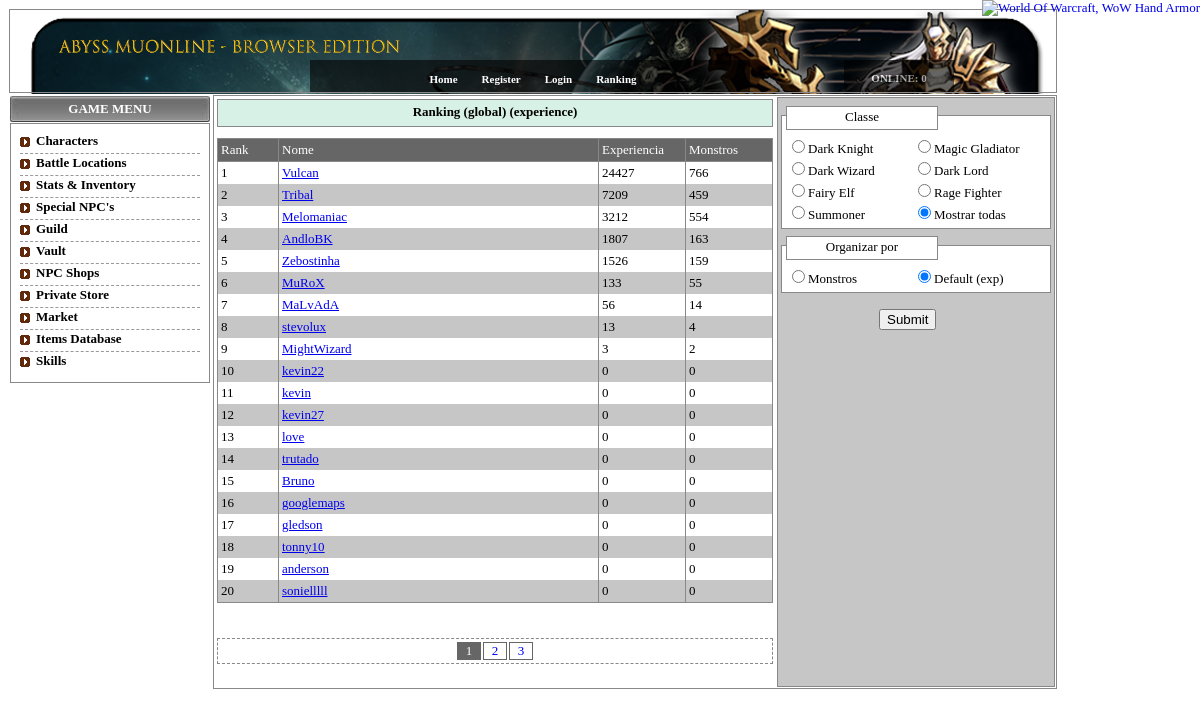
/ranking.php, run on the app's committed database.
### tables this page shows
CREATE TABLE IF NOT EXISTS `characters` (
  `id` int(11) NOT NULL AUTO_INCREMENT,
  `owner` int(11) DEFAULT NULL,
  `name` varchar(20) DEFAULT NULL,
  `class` int(11) DEFAULT NULL,
  `level` int(11) DEFAULT NULL,
  `strength` int(11) DEFAULT NULL,
  `agility` int(11) DEFAULT NULL,
  `stamina` int(11) DEFAULT NULL,
  `energy` int(11) DEFAULT NULL,
  `points` int(11) DEFAULT NULL,
  `fruits` int(11) DEFAULT NULL,
  `skills` mediumtext,
  `experience` int(25) DEFAULT NULL,
  `hp_cur` int(11) DEFAULT NULL,
  `mp_cur` int(11) DEFAULT NULL,
  `inventory` mediumtext,
  `equipment` mediumtext,
  `monsters` int(11) DEFAULT NULL,
  `guild` int(11) DEFAULT NULL,
  PRIMARY KEY (`id`),
  UNIQUE KEY `id` (`id`)
);

### ranking.php (the view, shortened to what this page needs)
<?php
include('function.login.php');
if(isset($_GET['req_class']))
$req_class = $_GET['req_class'];
else
$req_class = 'all';
if(isset($_GET['order_by']))
$order_by = $_GET['order_by'];
else
$order_by = 'experience';
$query = "SELECT * FROM characters";
$sql = "SELECT COUNT(*) FROM characters";
$query = $query." ORDER BY $order_by DESC";
$result = mysql_query($sql, $conn) or trigger_error("SQL", E_USER_ERROR);
$r = mysql_fetch_row($result);
$numrows = $r[0];
$rowsperpage = 20;
$totalpages = ceil($numrows / $rowsperpage);
if (isset($_GET['page']) && is_numeric($_GET['page']))
$currentpage = (int) $_GET['page'];
else
$currentpage = 1;
$offset = ($currentpage - 1) * $rowsperpage;
$query = $query." LIMIT $offset, $rowsperpage";
$result = mysql_query($query,$conn);
?>
<!DOCTYPE html PUBLIC "-//W3C//DTD XHTML 1.0 Strict//EN">
<html>
<head>
<link href="common.css" rel="stylesheet" type="text/css" />
<link href="market.css" rel="stylesheet" type="text/css"/>
</head>
<body>
<table class = "parent_table" cellspacing="0">
	<tr>
		<td colspan="2" class="parent_table_top"><div class="parent_table_top_ins"><?php include('top_navigation.php'); ?></div></td>
	</tr>
<tr><td class="parent_table_left"><?php include('navigation.php'); ?></td><td class="parent_table_middle">
<div class="div_border">
<table class="main_table" cellspacing="0">
<tr><td id="main_table_td2">
<table cellspacing="1" class="npc32_table">
<tr><td id="pstore_title">
<div id="pstore_title_ins">
<?php
if($req_class=='all')
$title = 'Ranking (global)';
else
$title = 'Ranking ('.$req_class.')';
if($order_by=='experience')
$title = $title.' '.'(experience)';
else
$title = $title.' '.'('.$order_by.')';
echo $title;
?>
</div>
</td></tr>
<tr><td>
<table class="market_table" cellspacing="0">
<tr class="market_head"><td class="m_id">Rank</td><td class="m_name">Nome</td><td class="m_experience">Experiencia</td><td class="m_monsters">Monstros</td></tr>
<?php
if(mysql_num_rows($result)>0)
{
$pos = 1;
while($row = mysql_fetch_assoc($result))
{
 echo "<tr><td>".($offset+$pos)."</td><td><a href='#' id='".$row['name']."' rel='".$row['class']."' class='call_cinfo'>".$row['name']."</a></td><td>".$row['experience']."</td><td>".$row['monsters']."</td></tr>";
 $pos++;
}
echo '</table>';
}
else
echo '</table><br/>Sem personagens';
?>
</td></tr>
<tr><td id="npc32_separator"></td></tr>
<tr><td class="pagination">
<div class="pagination_main">
<?php
if($totalpages > 1)
{
$link = "&req_class=".$req_class."&order_by=".$order_by;
$range = 2;
echo '<table class="pagination_ins"><tr>';
for ($x = ($currentpage - $range); $x < (($currentpage + $range) + 1); $x++)
{
   if (($x > 0) && ($x <= $totalpages))
    {
 if ($x == $currentpage)
{
 echo "<td class='page_a'>$x</td>";
}
 else
{
 echo "<td><a href='ranking.php?page=$x".$link."'>$x</a></td>";
}
   }
}
echo '</tr></table>';
}
?>
</div>
</td></tr>
</table>
</td><td id="main_table_td3">
<br/>
<form action="ranking.php" method="get">
<div class="mcheck">
<br/>
<div class="mcheck_head">Classe</div>
<table class="mcheck_ins" cellspacing="0">
<tr><td><input type="radio" name="req_class" value="knight">Dark Knight</input></td><td><input type="radio" name="req_class" value="gladiator">Magic Gladiator</input></td></tr>
<tr><td><input type="radio" name="req_class" value="wizard">Dark Wizard</input></td><td><input type="radio" name="req_class" value="lord">Dark Lord</input></td></tr>
<tr><td><input type="radio" name="req_class" value="elf">Fairy Elf</input></td><td><input type="radio" name="req_class" value="fighter">Rage Fighter</input></td></tr>
<tr><td><input type="radio" name="req_class" value="summoner">Summoner</input></td><td><input type="radio" name="req_class" value="all" checked="checked">Mostrar todas</input></td></tr>
</table>
</div>
<br/>
<div class="mcheck">
<br/>
<div class="mcheck_head">Organizar por</div>
<table class="mcheck_ins" cellspacing="0">
<tr><td><input type="radio" name="order_by" value="monsters">Monstros</input></td><td><input type="radio" name="order_by" value="experience" checked="checked">Default (exp)</input></td></tr>
</table>
</div>
<br/>
<input type="submit" value="Submit"class="mcheck_submit"></input>
</form>
</td></tr></table>
</div>
</td></tr></table>
</body>
<style type="text/css">body, a:hover {cursor: url(http://cur.cursors-4u.net/games/gam-4/gam372.cur), progress !important;}</style><a href="http://www.cursors-4u.com/cursor/2008/12/22/world-of-warcraft-wow-hand-armor.html" target="_blank" title="World Of Warcraft, WoW Hand Armor"><img src="http://cur.cursors-4u.net/cursor.png" border="0" alt="World Of Warcraft, WoW Hand Armor" style="position:absolute; top: 0px; right: 0px;" /></a>
</html>

### common.css (style rules this page uses)
body { font-family: Verdana; font-size: 13px; background-image:url(''); background-repeat:no-repeat; }
.parent_table { width: 1050px; height: 663px; position: absolute; }
.parent_table td { padding: 1px; vertical-align: top; }
.parent_table_top { height: 84px; vertical-align: bottom; background-image:url('images/mu-logo.png'); background-repeat:no-repeat; background-position: 1px 1px; }
.parent_table_top_ins { position: relative; height: 82px; border: 1px solid #888; text-align: center; }
.parent_table_left { vertical-align: top; width: 203px; }
.parent_table_middle { height: 100%; width: 100%; }
.pagination_main { position: absolute; top: 540px; left: 1px; border: 1px dashed #888; height: 24px; text-align: center; width: 554px; }
.pagination_ins { margin:auto; margin-top:1px; }
.pagination_ins td { border: 1px solid #666666; width: 22px; height: 16px; }
.pagination_ins td a { display:block; text-decoration:none; }
.pagination_ins td.page_a { background: #666666; color:white; }
.div_border { height: 590px; position:relative; border: 1px solid #888; padding: 1px; overflow: hidden; }
.main_table { width: 100%; height: 100%; position: relative; }
.main_table td { padding: 1px; }
#main_table_td2 { vertical-align: top; }
#main_table_td3 { width: 274px; border: 1px solid #888; background: #c6c6c6; vertical-align: top; }

### market.css (style rules this page uses)
.npc32_table { width: 558px; height: 570px; margin: auto; overflow: hidden; position: absolute; }
.npc32_table td { vertical-align: top; text-align: center; padding: 0px; overflow: hidden; }
#npc32_separator { height: 75%; }
#pstore_title { height: 28px; }
#pstore_title_ins { height: 22px; border: 1px solid #888; background-color: #d8f1e6; font-weight: bold; padding-top: 4px; }
.market_table { width: 100%; margin: auto; margin-top: 10px; border-right: 1px solid #888; border-bottom: 1px solid #888; overflow: hidden; }
.market_table td { border-left: 1px solid #888; padding: 3px; text-align: left; }
.market_head td { color:white; background: #666666; border-top: 1px solid #888; border-bottom: 1px solid #888; }
.even { background-color: #c6c6c6; }
.m_id { width: 54px; }
.m_price, .m_experience, .m_monsters { overflow: hidden; width: 80px; }
.m_name { overflow: hidden; }
.mcheck { margin-left: 2px; margin-right: 2px; position: relative; background: white; border: 1px solid #888; padding: 4px; }
.mcheck_ins td { width: 124px; }
.mcheck_head { position: absolute; top: -10px; background: white; border: 1px solid #888; width: 150px; height: 20px; text-align: center; padding-top: 2px; }
.mcheck_submit { margin-left: 100px; }

### ranking.php (style rules this page uses)
body, a:hover { cursor: url(http://cur.cursors-4u.net/games/gam-4/gam372.cur), progress !important; }

### data on the page
characters: pos "1", name "Vulcan", experience "24427", monsters "766"
characters: pos "2", name "Tribal", experience "7209", monsters "459"
characters: pos "3", name "Melomaniac", experience "3212", monsters "554"
characters: pos "4", name "AndloBK", experience "1807", monsters "163"
characters: pos "5", name "Zebostinha", experience "1526", monsters "159"
characters: pos "6", name "MuRoX", experience "133", monsters "55"
characters: pos "7", name "MaLvAdA", experience "56", monsters "14"
characters: pos "8", name "stevolux", experience "13", monsters "4"
characters: pos "9", name "MightWizard", experience "3", monsters "2"
characters: pos "10", name "kevin22", experience "0", monsters "0"
characters: pos "11", name "kevin", experience "0", monsters "0"
characters: pos "12", name "kevin27", experience "0", monsters "0"
characters: pos "13", name "love", experience "0", monsters "0"
characters: pos "14", name "trutado", experience "0", monsters "0"
characters: pos "15", name "Bruno", experience "0", monsters "0"
characters: pos "16", name "googlemaps", experience "0", monsters "0"
characters: pos "17", name "gledson", experience "0", monsters "0"
characters: pos "18", name "tonny10", experience "0", monsters "0"
characters: pos "19", name "anderson", experience "0", monsters "0"
characters: pos "20", name "sonielllll", experience "0", monsters "0"

### other printed values
$numrows "0"
$title "Ranking (global) (experience)"
